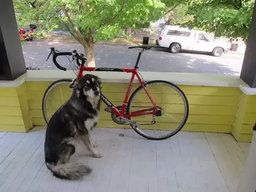
#> input picture 3.Edge_detection/edge-detection.png, 256 x 192 px, shrunk from 602 x 452 before the run
$ python Generic_general_EdgeDetection.py
#> lines starting #> are read from the running program, lines starting #| are printed output that depends on the picture
import matplotlib.pyplot as plt
import numpy as np
from PIL import Image

orig_img=plt.imread('edge-detection.png')
#> orig_img is the input picture: shape (192, 256, 3) float32; mean R, G, B 0.53, 0.531, 0.449
orig_img_arr=np.array(orig_img)
plt.imshow(orig_img_arr)
plt.show()
#Difference of gaussian kernels can also be applied for even increasing accuracy.
gaussian_blur9x9=np.array([

[0,	0.000001,	0.000014,	0.000055,	0.000088,	0.000055,	0.000014,	0.000001,	0],
[0.000001,	0.000036,	0.000362,	0.001445,	0.002289,	0.001445,	0.000362,	0.000036,	0.000001],
[0.000014,	0.000362,	0.003672,	0.014648,	0.023205,	0.014648,	0.003672,	0.000362,	0.000014],
[0.000055,	0.001445,	0.014648,	0.058434,	0.092566,	0.058434,	0.014648,	0.001445,	0.000055],
[0.000088,	0.002289,	0.023205,	0.092566,	0.146634,	0.092566,	0.023205,	0.002289,	0.000088],
[0.000055,	0.001445,	0.014648,	0.058434,	0.092566,	0.058434,	0.014648,	0.001445,	0.000055],
[0.000014,	0.000362,	0.003672,	0.014648,	0.023205,	0.014648,	0.003672,	0.000362,	0.000014],
[0.000001,	0.000036,	0.000362,	0.001445,	0.002289,	0.001445,	0.000362,	0.000036,	0.000001],
[0,	0.000001,	0.000014,	0.000055,	0.000088,	0.000055,	0.000014,	0.000001,	0]
])

gaussian_blur5x5_sigma1=np.array([[1,  4,  6,  4, 1],
                         [4, 16, 24, 16, 4],
                         [6, 24, 36, 24, 6],
                         [4, 16, 24, 16, 4],
                         [1,  4,  6,  4, 1]])/256

gaussian_blur5x5_sigma2=np.array([

[0.023528,	0.033969,	0.038393,	0.033969,	0.023528],
[0.033969,	0.049045,	0.055432,	0.049045,	0.033969],
[0.038393,	0.055432,	0.062651,	0.055432,	0.038393],
[0.033969,	0.049045,	0.055432,	0.049045,	0.033969],
[0.023528,	0.033969,	0.038393,	0.033969,	0.023528]
])

gaussian_blur_DoG_2_1=gaussian_blur5x5_sigma2-gaussian_blur5x5_sigma1

y_kernel=np.array([
    [-1,-2,-1],
    [ 0, 0, 0],
    [ 1, 2, 1]
])
x_kernel=np.array([[-1,0,1],
                    [-2,0,2],
                    [-1,0,1]])
def convolution(ker_mat,img):
    xk,yk = ker_mat.shape
    x,y,z = img.shape
#> x = 192; y = 256; z = 3
    img_pad=np.zeros((x+xk-1,y+yk-1,z))
    img_pad[xk-int(xk/2)-1:xk-1-int(xk/2)+x,yk-int(yk/2)-1:yk-int(yk/2)-1+y,:]=img
    op_img=np.zeros_like(img)
    for x1 in range(int(xk/2),int(xk/2)+x):
        for y1 in range(int(yk/2),int(yk/2)+y):
            for z1 in range(z):
                op_img[x1-int(xk/2),y1-int(yk/2),z1]=(ker_mat*img_pad[x1-int(xk/2):x1-int(xk/2)+xk,y1-int(yk/2):y1-int(yk/2)+yk,z1]).sum()
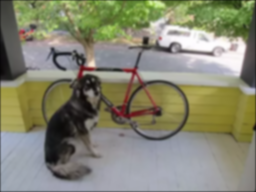
#> op_img: shape (192, 256, 3) float32; mean R, G, B 0.527, 0.528, 0.446
    return op_img

def rgb2gray(img):
    r,g,b = img[:,:,0],img[:,:,1],img[:,:,2]
    gray = 0.2989 * r + 0.5870 * g + 0.1140 * b
    return gray

def gray2binary(gray):
    return (127 < gray) & (gray <= 255)

orig_img_arr = convolution(x_kernel,convolution(gaussian_blur5x5_sigma1,orig_img_arr))
#> after the loop in convolution (call 2), `for x1 in range(int(xk/2),int(xk/2)+x):`:
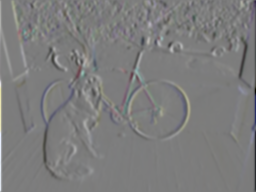
#> op_img: shape (192, 256, 3) float32; mean R, G, B -0.000471, -0.000626, -0.000803; drawn with min black and max white
plt.imshow(orig_img_arr)
plt.text(250,-5,"Horizontal Edge Detection")
plt.savefig('res_horizontal_edge_detection')
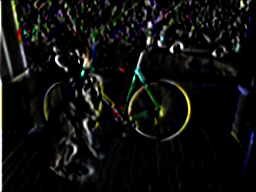
#> shown: shape (192, 256, 3) float32; mean R, G, B 0.0609, 0.0624, 0.0573
plt.show()

orig_img_arr1=np.array(orig_img)
orig_img_arr1 = convolution(y_kernel,convolution(gaussian_blur5x5_sigma1,orig_img_arr))
#> after the loop in convolution (call 3), `for x1 in range(int(xk/2),int(xk/2)+x):`:
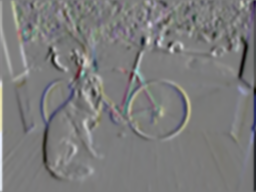
#> op_img: shape (192, 256, 3) float32; mean R, G, B -0.000656, -0.00087, -0.00117; drawn with min black and max white
#> in convolution (call 4), `img_pad[xk-int(xk/2)-1:xk-1-int(xk/2)+x,yk-int(yk/2)-1:yk-int(yk/2)-1+..`:
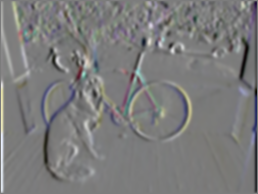
#> img_pad: shape (194, 258, 3) float64; mean R, G, B -0.000644, -0.000854, -0.00115; drawn with min black and max white
#> after the loop in convolution (call 4), `for x1 in range(int(xk/2),int(xk/2)+x):`:
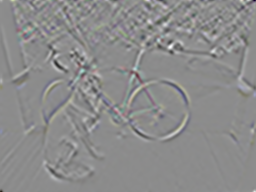
#> op_img: shape (192, 256, 3) float32; mean R, G, B -7.84e-05, -9.76e-05, -7.4e-05; drawn with min black and max white
plt.imshow(orig_img_arr1)
plt.text(250,-5,"Vertical Edge Detection")
plt.savefig('res_vertical_edge_detection')
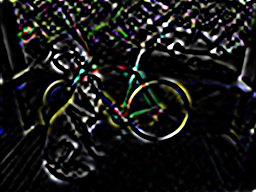
#> shown: shape (192, 256, 3) float32; mean R, G, B 0.0931, 0.095, 0.0889
plt.show()

'''for x1 in range(1,x-1):
    for y1 in range(y):
        for z1 in range(z):
            res_img[x1,y1,z1]=orig_img_arr[x1+1,y1,z1]-orig_img_arr[x1-1,y1,z1]
plt.imshow(res_img)
plt.text(250,-5,"horizontal_edge_detection")
plt.show()

res_imgh=np.zeros_like(orig_img_arr)

for x1 in range(x):
    for y1 in range(1,y-1):
        for z1 in range(z):
            res_imgh[x1,y1,z1]=orig_img_arr[x1,y1+1,z1]-orig_img_arr[x1,y1-1,z1]
plt.imshow(res_imgh)
plt.text(250,-5,"vertical_edge_detection")
plt.show()'''
